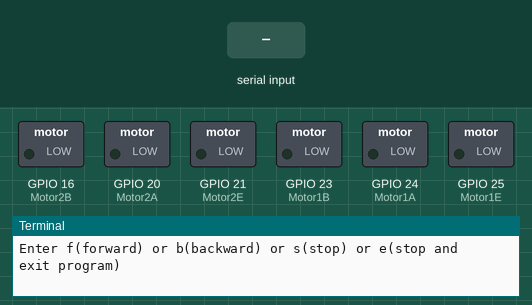
Simulated run of this program. Board: Raspberry Pi (BCM pin numbers). Shown: switched loads named in the program (green lamp = pin HIGH), the last lines printed to the terminal. The inputs (shaded band) are chosen by the test bench.

Above: at 1.2 s.
1.3 s: "f" typed at the terminal, then Enter
At 1.9 s:
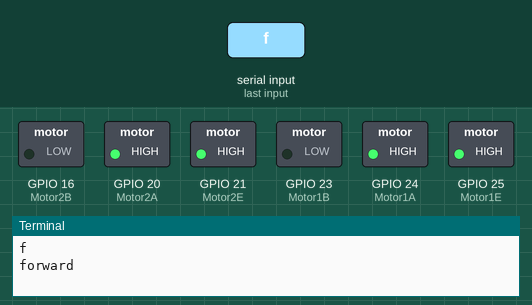
2.8 s: "b" typed at the terminal, then Enter
At 4.0 s:
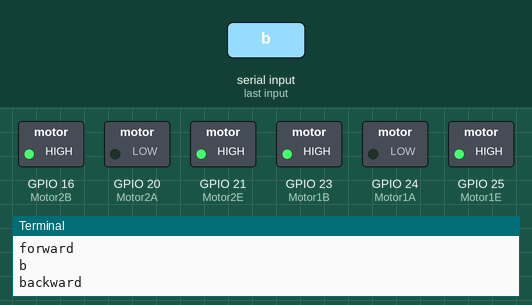
4.3 s: "l" typed at the terminal, then Enter
At 5.3 s:
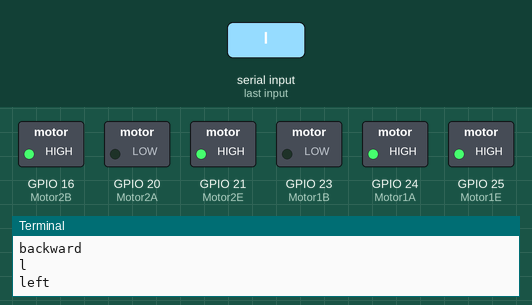
5.8 s: "r" typed at the terminal, then Enter
At 6.5 s:
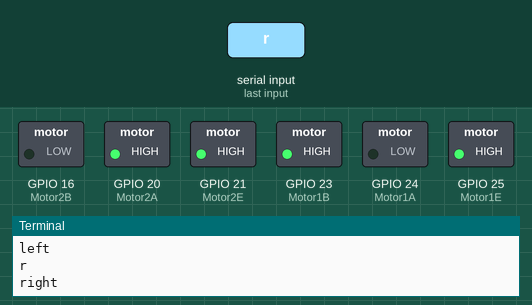
7.3 s: "s" typed at the terminal, then Enter
At 7.6 s:
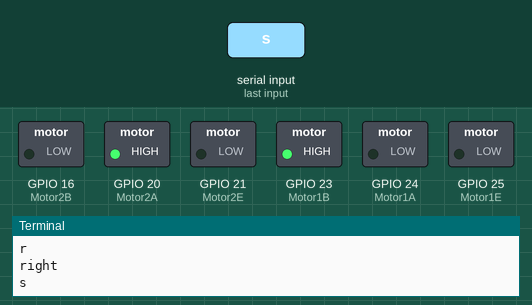
Timing chart, 0 to 9.8 s (numbered marks = the images above; inputs shaded):
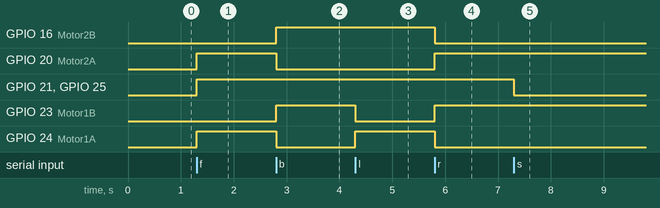

Measured:
- after the input at 1.3 s, GPIO 20 (Motor2A), GPIO 21 (Motor2E), GPIO 24 (Motor1A), GPIO 25 (Motor1E): LOW → HIGH at once
- after the input at 2.8 s, GPIO 16 (Motor2B), GPIO 23 (Motor1B): LOW → HIGH at once; GPIO 20 (Motor2A), GPIO 24 (Motor1A): HIGH → LOW at once
- after the input at 4.3 s, GPIO 23 (Motor1B): HIGH → LOW at once; GPIO 24 (Motor1A): LOW → HIGH at once
- after the input at 5.8 s, GPIO 16 (Motor2B), GPIO 24 (Motor1A): HIGH → LOW at once; GPIO 20 (Motor2A), GPIO 23 (Motor1B): LOW → HIGH at once
- after the input at 7.3 s, GPIO 21 (Motor2E), GPIO 25 (Motor1E): HIGH → LOW at once

The program:

dcmotorPi.py
```python
import RPi.GPIO as GPIO
from time import sleep

# Pins for Motor Driver Inputs
Motor1A = 24
Motor1B = 23
Motor1E = 25

Motor2A = 20
Motor2B = 16
Motor2E = 21

def setup():
    GPIO.setmode(GPIO.BCM)	# GPIO Numbering
    GPIO.setup(Motor1A,GPIO.OUT)  # All pins as Outputs
    GPIO.setup(Motor1B,GPIO.OUT)
    GPIO.setup(Motor1E,GPIO.OUT)
    GPIO.setup(Motor2A,GPIO.OUT)
    GPIO.setup(Motor2B,GPIO.OUT)
    GPIO.setup(Motor2E,GPIO.OUT)

def loop():
    # Going forwards
    if x=='f':
        print("forward")
        GPIO.output(Motor1A,GPIO.HIGH)
        GPIO.output(Motor1B,GPIO.LOW)
        GPIO.output(Motor2A,GPIO.HIGH)
        GPIO.output(Motor2B,GPIO.LOW)
        GPIO.output(Motor1E,GPIO.HIGH)
        GPIO.output(Motor2E,GPIO.HIGH)

    # Going backwards
    elif x=='b':
        print("backward")
        GPIO.output(Motor1A,GPIO.LOW)
        GPIO.output(Motor1B,GPIO.HIGH)
        GPIO.output(Motor2A,GPIO.LOW)
        GPIO.output(Motor2B,GPIO.HIGH)
        GPIO.output(Motor1E,GPIO.HIGH)
        GPIO.output(Motor2E,GPIO.HIGH)

    # Going left
    elif x=='l':
        print("left")
        GPIO.output(Motor1A,GPIO.HIGH)
        GPIO.output(Motor1B,GPIO.LOW)
        GPIO.output(Motor2A,GPIO.LOW)
        GPIO.output(Motor2B,GPIO.HIGH)
        GPIO.output(Motor1E,GPIO.HIGH)
        GPIO.output(Motor2E,GPIO.HIGH)

    # Going right
    elif x=='r':
        print("right")
        GPIO.output(Motor1A,GPIO.LOW)
        GPIO.output(Motor1B,GPIO.HIGH)
        GPIO.output(Motor2A,GPIO.HIGH)
        GPIO.output(Motor2B,GPIO.LOW)
        GPIO.output(Motor1E,GPIO.HIGH)
        GPIO.output(Motor2E,GPIO.HIGH)

    # Stop
    elif x=='s':
        GPIO.output(Motor1E,GPIO.LOW)
        GPIO.output(Motor2E,GPIO.LOW)

    elif x=='e':
        GPIO.output(Motor1E,GPIO.LOW)
        GPIO.output(Motor2E,GPIO.LOW)
        destroy()

    else:
        print("Wrong input! Please enter f(forward) or b(backward) or s(stop) or e(stop and exit program)")

def destroy():
    GPIO.cleanup()

if __name__ == '__main__':     # Program start from here
    setup()
    print("Enter f(forward) or b(backward) or s(stop) or e(stop and exit program)")
    while(1):
        x = input()
        try:
            loop()
        except KeyboardInterrupt:
            destroy()
```
